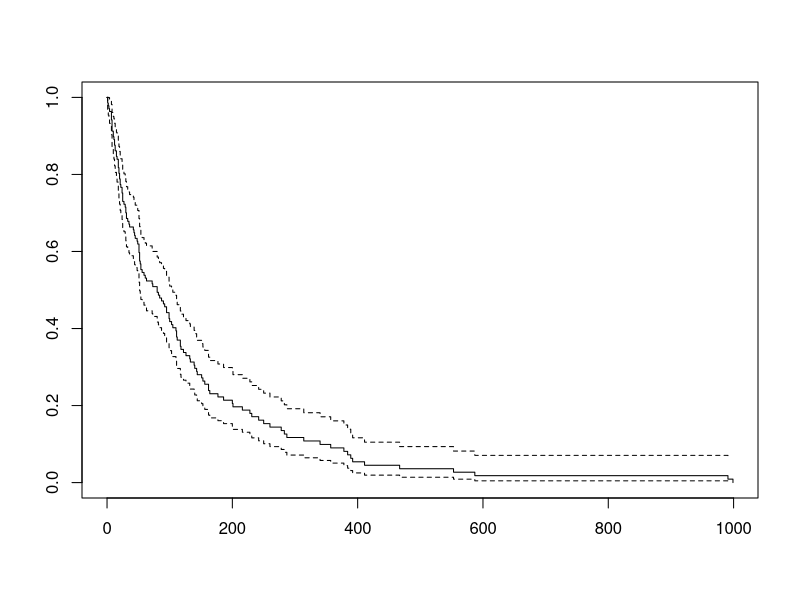
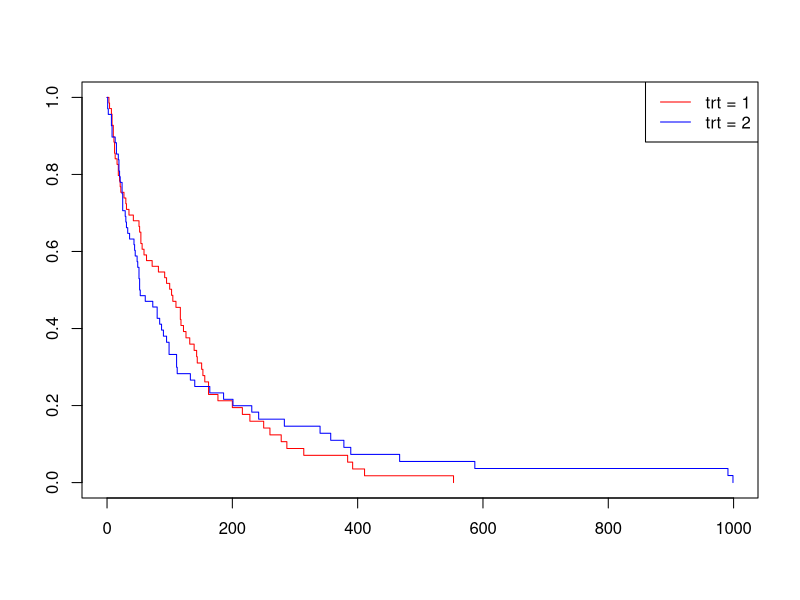
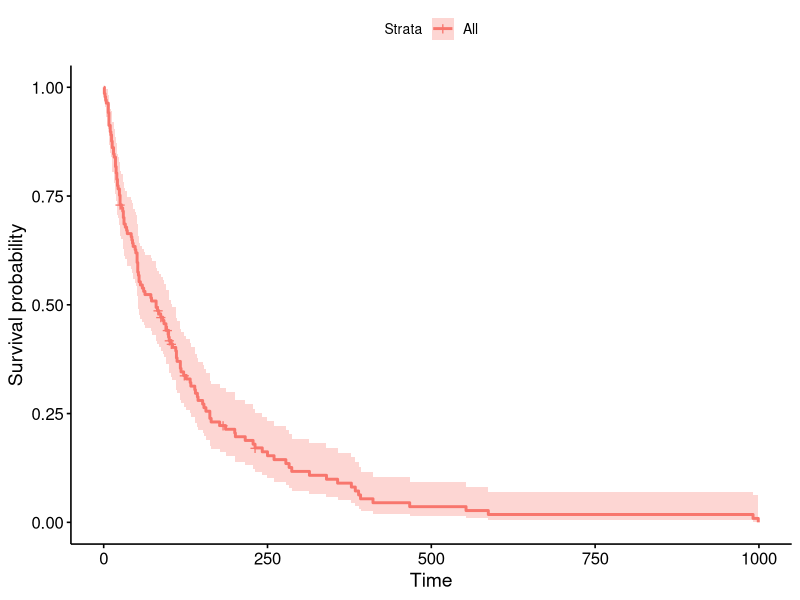
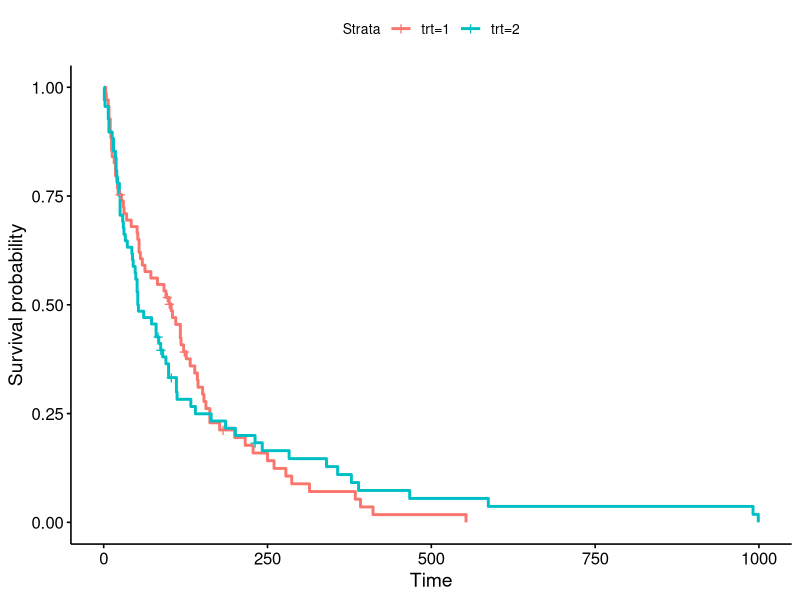
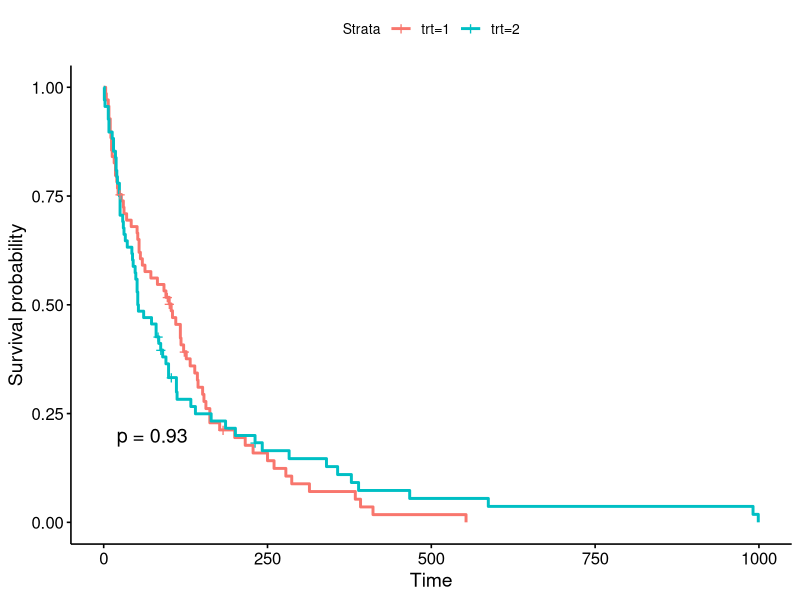

Reproduce these figures in R, in order.
# Introduccion ------------------------------------------------------------

install.packages("survival")
library(survival)
library(dplyr)
?veteran

veteran %>% head

# Objeto Survival -------------------------------------------------------

Surv(veteran$time, veteran$status)
#Status 1 : tiempo de falla
#Status 0: tiempo de censura

# Kaplan-Meier ------------------------------------------------------------

fit1 <- survfit(Surv(time, status) ~ 1, data = veteran)
plot(fit1)

fit2 <- survfit(Surv(time, status) ~ trt, data = veteran)
plot(fit2, col = c("red", "blue"))
legend("topright", c("trt = 1", "trt = 2"),
       col = c("red", "blue"), lty = c(1, 1))

# ggplot2 -----------------------------------------------------------------

install.packages("survminer")
library(survminer)
?ggsurvplot

ggsurvplot(fit1)
ggsurvplot(fit2)




# Log Rank Test ------------------------------------------------------------

# install.packages("survival")
library(survival)
?veteran

head(veteran)

# Log rank test -----------------------------------------------------------

survdiff(Surv(time, status) ~ trt, data = veteran)

# ggplot2 -----------------------------------------------------------------

library(survminer)

fit <- survfit(Surv(time, status) ~ trt, data = veteran)

ggsurvplot(fit, pval = TRUE) 
